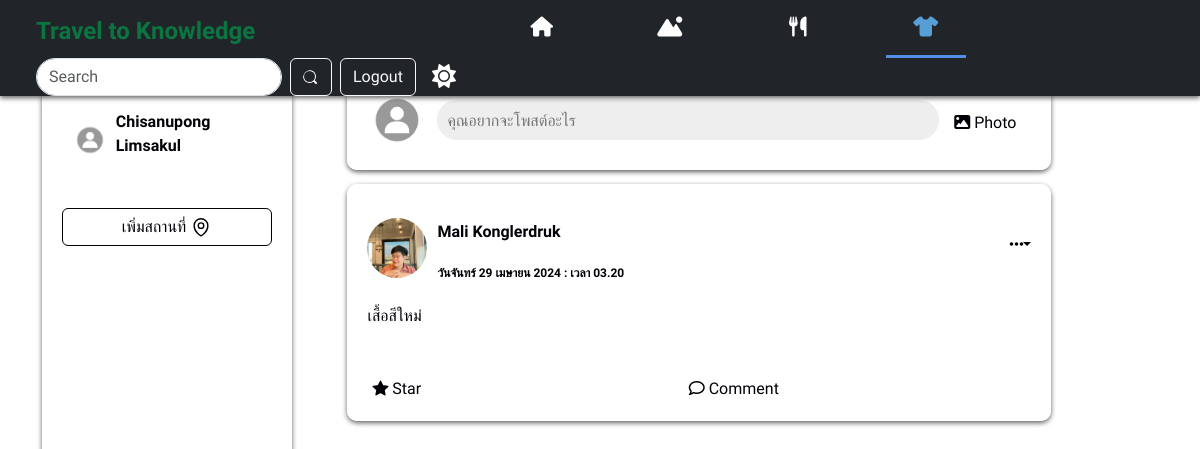
The page /clothing.php (signed in) on the database its author committed.
### tables this page shows
CREATE TABLE `users` (
  `id` int(10) NOT NULL,
  `userid` bigint(19) NOT NULL,
  `url_address` varchar(100) NOT NULL,
  `email` varchar(255) NOT NULL,
  `password` varchar(255) NOT NULL,
  `first_name` varchar(255) NOT NULL,
  `last_name` varchar(255) NOT NULL,
  `urole` varchar(255) NOT NULL,
  `profile_image` varchar(1000) NOT NULL,
  `cover_image` varchar(1000) NOT NULL,
  `created_at` timestamp NOT NULL DEFAULT current_timestamp() ON UPDATE current_timestamp()
);

CREATE TABLE `posts` (
  `id` bigint(19) NOT NULL,
  `postid` bigint(19) NOT NULL,
  `user_id` bigint(19) NOT NULL,
  `post` text NOT NULL,
  `image` varchar(500) NOT NULL,
  `comments` int(11) NOT NULL,
  `category` varchar(255) DEFAULT NULL,
  `location_name` varchar(255) DEFAULT NULL,
  `likes` int(11) NOT NULL,
  `has_image` tinyint(1) NOT NULL,
  `date` timestamp NOT NULL DEFAULT current_timestamp() ON UPDATE current_timestamp(),
  `is_profile_image` tinyint(1) NOT NULL,
  `is_cover_image` tinyint(1) NOT NULL,
  `status` varchar(255) NOT NULL
);

### post.php (called while the page is built, shortened)
<?php
require_once 'config/db.php';
require_once 'user.php';
class Post
{
    public function getAllPosts()
{
    global $conn;
    $query = $conn->prepare("SELECT * FROM posts ORDER BY date DESC");
    $query->execute();
    $result = $query->fetchAll(PDO::FETCH_ASSOC);
    return $result;
}
}

### user.php (called while the page is built, shortened)
<?php
require_once 'config/db.php';
class User
{
public function getUsers($id)
{
    global $conn;
    $query = $conn->prepare("SELECT * FROM users WHERE userid = :id LIMIT 1");
    $query->bindParam(":id", $id, PDO::PARAM_INT);
    $query->execute();
    $result = $query->fetch(PDO::FETCH_ASSOC);
    if ($result) {
        return $result;
    } else {
        return false;
    }
}
}
?>

### image.php (called while the page is built, shortened)
<?php
class Image
{
    public function get_thumb_profile($filename)
    {
        $thumbnail = $filename . "_profile_thumb.jpg";
        if(file_exists( $thumbnail))
        {
            return  $thumbnail;
        }
    }
}

### clothing.php (the view, shortened to what this page needs)
<?php
require_once 'autoload.php';
include "header.php";
?>
<body class="backgrounds">
    <header class="pt-1 px-4 w-100 navbar-expand-xl bg-dark shadows fixed-top">
        <?php
        if (isset($_SESSION['user_login'])) {
            $user_session_id = $_SESSION['user_login'];
            $stmt = $conn->prepare("SELECT * FROM users WHERE id = :user_session_id");
            $stmt->bindParam(':user_session_id', $user_session_id);
            $stmt->execute();
            $row = $stmt->fetch(PDO::FETCH_ASSOC);
        } else {
            $_SESSION['error'] = 'กรุณาเข้าสู่ระบบ!!';
            header('location: login.php');
            exit();
        }
        $post = new Post();
        $posts = $post->getAllPosts();
        $image_class = new Image();
        ?>
        <div class="container-fluid d-flex flex-wrap align-items-center justify-content-center justify-content-sm-start justify-content-start ">
            <div class="logo text-left col-12 col-lg-auto"><a href="./main.php" class="nav-link">Travel to Knowledge</a></div>
            <ul class="nav col-12 col-lg-auto me-lg-auto mb-2 justify-content-center mb-md-0 navbars">
                <li><a href="./main.php" class="nav-link px-2 <?php echo basename($_SERVER['PHP_SELF']) == 'main.php' ? 'active' : ''; ?>"><i class="fa fa-home"></i></a></li>
                <li><a href="./travel.php" class="nav-link px-2 <?php echo basename($_SERVER['PHP_SELF']) == 'travel.php' ? 'active' : ''; ?>"><i class="fa-solid fa-mountain-sun"></i></a></li>
                <li><a href="./foodpage.php" class="nav-link px-2 <?php echo basename($_SERVER['PHP_SELF']) == 'foodpage.php' ? 'active' : ''; ?>"><i class="fa-solid fa-utensils"></i></a></li>
                <li><a href="./clothing.php" class="nav-link px-2 <?php echo basename($_SERVER['PHP_SELF']) == 'clothing.php' ? 'active' : ''; ?>"><i class="fa-solid fa-shirt"></i></a></li>
            </ul>
            <div class="collapse navbar-collapse w-auto " id="navbarSupportedContent">
                <form class="d-flex mt-3 mt-lg-0 ms-auto" role="search">
                    <input class="form-control me-2 rounded-pill" type="search" placeholder="Search" aria-label="Search">
                    <button class="btn btn-outline-light me-2" type="submit"></button>
                </form>
                <div class="text-center">
                    <button type="button" class="btn btn-outline-light"><a class="nav-link" href="./logout.php" id="logout">Logout</a></button>
                </div>
                <div class="icon text-white me-2 px-3"><i class="fa-solid fa-sun" id="theme"></i></div>
            </div>
        </div>
    </header>
    <div class="container ">
    <div class="left-panel">
            <ul>
                <li>
                    <div class="dp">
                        <?php
                        $corner_image = "images/istockphoto-1337144146-612x612.jpg";
                        ?>
                        <img src="<?php echo $corner_image ?>" id="profile_pic">
                    </div>
                    <a href="./Profilepage.php" class="nav-link ms-2">
                        <p style="font-weight:700;"><?php echo $row['first_name'] . " " . $row['last_name'] ?></p>
                    </a>
                </li>
                <div class="mt-3">
                <button class="btn location btn-outline-light w-100 mt-2" data-bs-target="#AddlocationModal"
                    data-bs-toggle="modal" data-bs-dismiss="modal">
                    <div class="icons h-25 w-100 d-flex align-items-center justify-content-center">
                        <div class="text-center" style="font-size:16px;">เพิ่มสถานที่</div>
                    </div>
                </button>
            </div>
            </ul>
        </div>
        <div class="container-post">
            <div class="post create" style="margin-top:70px;">
                <div class="post-top">
                    <div class="dp">
                        <img src="<?php echo $corner_image ?>" type="images" alt="">
                    </div>
                    <input type="text" placeholder="คุณอยากจะโพสต์อะไร" data-bs-toggle="modal" data-bs-target="#postModal" readonly style="cursor: pointer;" />
                </div>
                <div class="post-bottom">
                    <div class="action mx-auto">
                        <i class="fa fa-image"></i>
                        <span>Photo</span>
                    </div>
                </div>
            </div>
            </div>
            <?php
           $stmt = $conn->prepare("SELECT * FROM posts WHERE category = :category ORDER BY date DESC");
           $stmt->bindParam(':category', $category);
           $stmt->execute();
           $posts = $stmt->fetchAll(PDO::FETCH_ASSOC);
           foreach ($posts as $ROW) {
               $user = new User();
               $ROW_USER = $user->getUsers($ROW['user_id']);
               include 'function.php';
           }
            ?>
        </div>
</body>
</html>

### function.php (shortened to what this page needs)
<?php
require_once 'autoload.php';
?>
<div class="post">
  <?php
  $image = "images/istockphoto-1337144146-612x612.jpg";
  if (file_exists($ROW_USER['profile_image'])) {
    $image = $image_class->get_thumb_profile($ROW_USER['profile_image']);
  }
  ?>
  <div class="post-top">
    <div class="mt-2 dp">
      <img class="img-fluid col-sm-12 col-md col-lg col-xl" src="<?php echo $image ?>" type="images" alt="">
    </div>
    <div class="post-info">
      <p class="name font-weight-bolder mt-3">
        <a href="./Profilepage.php" class="nav-link">
          <?php echo $ROW_USER['first_name'] . " " . $ROW_USER['last_name'] ?>
        </a>
      </p>
      <span class="time">
        <?php
        $timestamp = strtotime($ROW['date']);
        $dayOfWeekEnglish = strftime('%A', $timestamp);
        $monthOfYearEnglish = strftime('%B', $timestamp);
        $dayOfWeekThaiMap = [
          'Sunday' => 'วันอาทิตย์',
          'Monday' => 'วันจันทร์',
          'Tuesday' => 'วันอังคาร',
          'Wednesday' => 'วันพุธ',
          'Thursday' => 'วันพฤหัสบดี',
          'Friday' => 'วันศุกร์',
          'Saturday' => 'วันเสาร์'
        ];
        $monthOfYearThaiMap = [
          'January' => 'มกราคม',
          'February' => 'กุมภาพันธ์',
          'March' => 'มีนาคม',
          'April' => 'เมษายน',
          'May' => 'พฤษภาคม',
          'June' => 'มิถุนายน',
          'July' => 'กรกฎาคม',
          'August' => 'สิงหาคม',
          'September' => 'กันยายน',
          'October' => 'ตุลาคม',
          'November' => 'พฤศจิกายน',
          'December' => 'ธันวาคม'
        ];
        $dayOfWeekThai = $dayOfWeekThaiMap[$dayOfWeekEnglish] ?? $dayOfWeekEnglish;
        $monthOfYearThai = $monthOfYearThaiMap[$monthOfYearEnglish] ?? $monthOfYearEnglish;
        $formattedDate = $dayOfWeekThai . strftime(' %e ', $timestamp) . $monthOfYearThai . strftime(' %Y : เวลา %H.%M', $timestamp);
        echo $formattedDate;
        ?>
      </span>
    </div>
    <i class="fas fa-ellipsis-h dropdown-toggle" id="dropdownMenuButton1" data-bs-toggle="dropdown"
      aria-expanded="false"></i>
  </div>
  <div class="post-content">
    <?php echo $ROW['post'] ?>
    <br><br>
  </div>
  <div class="post-bottom">
    <div class="action">
      <i class="bi bi-star-fill"></i>
      <span>Star</span>
    </div>
    <div class="action">
      <i class="far fa-comment"></i>
      <span>Comment</span>
    </div>
  </div>
</div>

### style/main.css (style rules this page uses)
* { margin: 0; padding: 0; box-sizing: border-box; font-family: "Prompt", sans-serif; }
.backgrounds { background-color: var(--primary-color); }
ul li { padding-left: 3rem; }
.icon { font-size: 1.5rem; cursor: pointer; }
.shadows { box-shadow: 0px 2px 5px rgb(100, 96, 96); }
:root { --primary-color: #fff; --secondary-color: #000106; }
.light-theme { --primary-color: #eee; --secondary-color: #000106; --three-color: #fffffff8; --four-color: #817f7f; }
.navbars li a { width: 5rem; text-align: center; font-size: 1.25rem; color: white; height: 3.4rem; }
.navbars li a.active { color: rgb(87, 157, 214); position: relative; }
.navbars li a.active::after { content: ""; width: 100%; height: 3px; position: absolute; bottom: 0; left: 0; background: rgb(83, 142, 230); }
.logo { font-family: "Kavoon", cursive; font-size: 1.5rem; color: #0b7542; align-items: center; text-align: center; text-decoration: solid; font-weight: bold; margin-right: auto; }
.container { display: grid; grid-template-columns: 1fr 3fr; gap: 1rem; }
.container .left-panel { position: sticky; top: 70px; width: 250px; height: calc(100vh - 70px); }
.left-panel { color: var(--secondary-color); position: fixed; top: 70px; width: 250px; height: calc(100vh - 70px); background-color: var(--three-color); padding: 20px; box-shadow: 0px 2px 5px rgb(100, 96, 96); border-radius: 10px; margin-top: 4.375rem; }
.dp { width: 40px; height: 40px; border-radius: 50%; overflow: hidden; }
.dp > img { width: 100%; cursor: pointer; }
.left-panel ul { padding: 10px 0px; list-style: none; }
.left-panel ul li { display: flex; align-items: center; transition: 0.3s; border-radius: 5px; cursor: pointer; padding: 10px; }
#navbarSupportedContent { flex-grow: 0; }
.bi { cursor: pointer; border-radius: 8px; transition: background-color 0.3s; }
button { font-size: 16px; }
button .icon { width: 22px; height: 22px; }
.btn.location { color: var(--secondary-color); border: 1px solid var(--secondary-color); }
button .icons { gap: 4px; }

### style/post.css (style rules this page uses)
:root { --primary-color: #fff; --secondary-color: #000106; }
.light-theme { --primary-color: #ffffff; --secondary-color: #000106; --three-color: #fffffff8; --four-color: #817f7f; }
.post { width: 44rem; background:var(--three-color); border-radius:10px; padding:10px; margin:0.9rem; box-shadow: 0px 2px 5px rgb(100, 96, 96); }
.post .post-top { display:flex; align-items: center; padding:10px; }
.post .post-top .dp { width:60px; height:60px; border-radius: 50%; overflow:hidden; }
.post .post-top .dp > img { width:100%; cursor:pointer; }
.post .post-top .post-info { margin-left:10px; font-weight: bold; }
.post .post-top .post-info .name { cursor:pointer; font-size:16px; }
.post .post-top .post-info .time { font-size:12px; cursor:pointer; }
.post .post-top i { margin-left:auto; cursor: pointer; color: var(--secondary-color); }
.post .post-top > input { height:40px; padding:5px 10px; border-radius:25px; outline:none; border:none; flex:1; background:#eee; margin-left:10px; }
.post .post-content { font-size:16px; font-weight:normal; padding:10px; }
.post .post-bottom { box-shadow: 1px solid #ddd; display:flex; justify-content: space-between; padding:5px 5px 0px 5px; color: var(--secondary-color); }
.post .post-bottom .action { padding:10px; border-radius:10px; transition: .3s ease-in; cursor: pointer; }
.post.create .post-bottom > .action { color:var(--secondary-color); }
.post-info { color: var(--secondary-color); }
.post-content { color: var(--secondary-color); }

### style/changeprofile.css (style rules this page uses)
* { margin: 0; padding: 0; box-sizing: border-box; }
.bi { cursor: pointer; border-radius: 8px; transition: background-color 0.3s; }

### function.php (style rules this page uses)
* { margin: 0; padding: 0; box-sizing: border-box; font-family: "Prompt", sans-serif; }

### rows shown on the page
users: first_name "Chisanupong", last_name "Limsakul"
posts: users.profile_image (picture), users.first_name "Mali", users.last_name "Konglerdruk", date "วันจันทร์ 29 เมษายน 2024 : เวลา 03.20", post "เสื้อสีใหม่"
